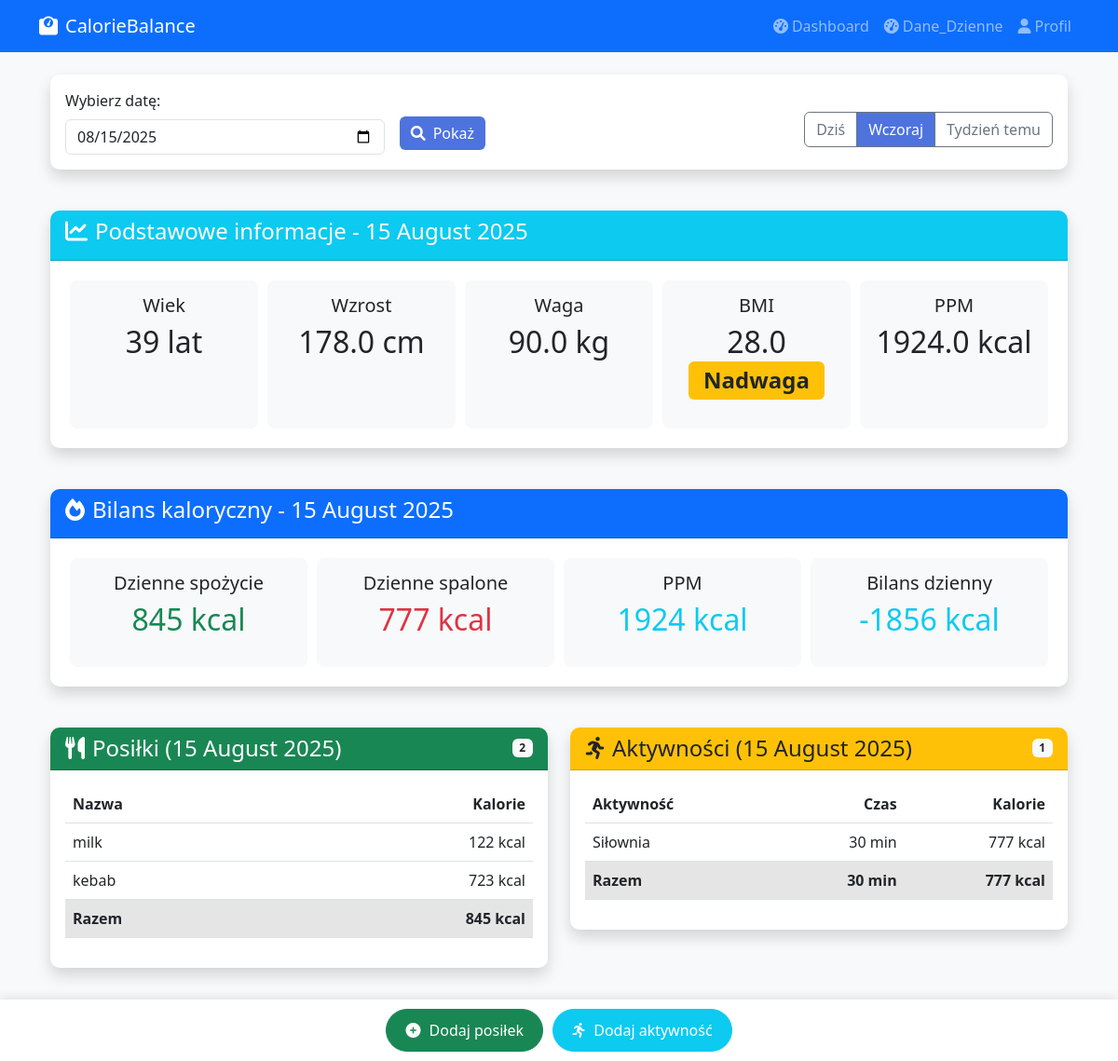
The app's page /daily-summary/?date=2025-08-15 (signed in) with its own data.
### calorie_tracker/models.py (models this page shows, shortened)
class UserProfile(models.Model):
    user = models.OneToOneField(User, on_delete=models.CASCADE)
    first_name = models.CharField(max_length=30, blank=True)
    last_name = models.CharField(max_length=30, blank=True)
    email = models.EmailField(blank=True)
    weight = models.FloatField(null=True, blank=True)
    height = models.FloatField(null=True, blank=True)
    date_of_birth = models.DateField(null=True, blank=True)
    GENDER_CHOICES = (
        ('M', 'Mężczyzna'),
        ('K', 'Kobieta'),
    )
    gender = models.CharField(max_length=1, choices=GENDER_CHOICES, null=True, blank=True,default='M')

class Meal(models.Model):
    user = models.ForeignKey(User, on_delete=models.CASCADE)
    calories = models.FloatField()
    meal = models.CharField(max_length=100)
    protein = models.FloatField(default=0)
    carbs = models.FloatField(default=0)
    fat = models.FloatField(default=0)
    serving_qty = models.FloatField(default=0)
    serving_unit = models.CharField(max_length=50, blank=True)
    date = models.DateField()
    raw_api_data = models.JSONField(null=True, blank=True)
    class Meta:
        ordering = ['-date', '-id']  # Domyślne sortowanie

class Activity(models.Model):
    ACTIVITY_CHOICES = [
        ('RUN', 'Bieganie'),
        ('SWIM', 'Pływanie'),
        ('CYCLE', 'Jazda na rowerze'),
        ('GYM', 'Siłownia'),
        ('WALKING', 'Spacer'),
        ('Hiking', 'Chodzenie po górach'),
        ('Climbing', 'Wspinaczka'),
        ('OTHER', 'Inne')
    ]
    user = models.ForeignKey(User, on_delete=models.CASCADE)
    activity_type = models.CharField(
        max_length=20,
        choices=ACTIVITY_CHOICES,
        default='OTHER'  # Dodajemy domyślną wartość
    )
    duration = models.PositiveIntegerField(default=30)  # w minutach
    calories_burned = models.PositiveIntegerField()
    date = models.DateField()
    notes = models.TextField(blank=True)

### calorie_tracker/views.py (the view)
# urls.py: path('daily-summary/', daily_summary_view, name='daily-summary-html'),
def daily_summary_view(request):
    user = request.user
    profile = getattr(user, 'userprofile', None)
    selected_date_str = request.GET.get('date')
    if selected_date_str:
        try:
            selected_date = date.fromisoformat(selected_date_str)
        except (ValueError, TypeError):
            selected_date = date.today()
    else:
        selected_date = date.today()
    meals = Meal.objects.filter(user=user, date=selected_date).order_by('-id')
    activities = Activity.objects.filter(user=user, date=selected_date).order_by('-id')
    ppm = calculate_ppm(profile) if profile else None
    total_eaten = sum(meal.calories for meal in meals)
    total_burned = sum(activity.calories_burned for activity in activities)
    total_activity_duration = sum(activity.duration for activity in activities)
    balance = total_eaten - total_burned - ppm
    age = calculate_age(profile.date_of_birth) if profile.date_of_birth else None
    bmi = None
    if profile and profile.weight and profile.height:
        height_m = profile.height / 100
        bmi = calculate_bmi(profile.weight, height_m)
    context = {
        'today': date.today(),
        'yesterday': date.today() - timedelta(days=1),
        'week_ago': date.today() - timedelta(days=7),
        'selected_date': selected_date,
        'total_eaten': total_eaten,
        'total_burned': total_burned,
        'total_activity_duration': total_activity_duration,
        'balance': round(balance,0) if balance else None,
        'meals': meals,
        'activities': activities,
        'bmi': round(bmi,0) if bmi else None,
        'ppm': round(ppm,0)if ppm else None,
        'height': profile.height if profile else None,
        'weight': profile.weight if profile else None,
        'age':age
    }
    return render(request, "daily_summary.html", context)

### calorie_tracker/views.py (called while the page is built)
def calculate_age(birth_date):
    today = date.today()
    return today.year - birth_date.year - ((today.month, today.day) < (birth_date.month, birth_date.day))

def calculate_ppm(profile):
    if profile.date_of_birth and profile.weight and profile.height and profile.gender:
        age = calculate_age(profile.date_of_birth)
        if profile.gender == 'F':
            return 655 + (9.6 * profile.weight) + (1.8 * profile.height) - (4.7 * age)
        else:
            return 66 + (13.7 * profile.weight) + (5 * profile.height) - (6.8 * age)
    return None

def calculate_bmi(weight: float, height: float) -> float:
    return weight / (height ** 2)

### templates/daily_summary.html (shortened to what this page needs)
{% extends "base.html" %}
{% block content %}
<div class="container mt-4">
    <div class="row mb-4">
        <div class="col-md-12">
            <div class="card shadow">
                <div class="card-body">
                    <form method="get" class="row g-3 align-items-center">
                        <div class="col-md-4">
                            <label for="datePicker" class="form-label">Wybierz datę:</label>
                            <input type="date" class="form-control" id="datePicker" name="date"
                                   value="{{ selected_date|date:'Y-m-d' }}" max="{{ today|date:'Y-m-d' }}">
                        </div>
                        <div class="col-md-2">
                            <button type="submit" class="btn btn-primary mt-4">
                                <i class="fas fa-search me-2"></i>Pokaż
                            </button>
                        </div>
                        <div class="col-md-6 text-end">
                            <div class="btn-group mt-3">
                                <a href="?date={{ today|date:'Y-m-d' }}" class="btn btn-outline-secondary {% if selected_date == today %}active{% endif %}">
                                    Dziś
                                </a>
                                <a href="?date={{ yesterday|date:'Y-m-d' }}" class="btn btn-outline-secondary {% if selected_date == yesterday %}active{% endif %}">
                                    Wczoraj
                                </a>
                                <a href="?date={{ week_ago|date:'Y-m-d' }}" class="btn btn-outline-secondary {% if selected_date == week_ago %}active{% endif %}">
                                    Tydzień temu
                                </a>
                            </div>
                        </div>
                    </form>
                </div>
            </div>
        </div>
    </div>
    {% with formatted_date=selected_date|date:"j E Y" %}
    <div class="row mb-4">
        <div class="col-md-12">
            <div class="card shadow">
                <div class="card-header bg-info text-white">
                    <h4><i class="fas fa-chart-line me-2"></i>Podstawowe informacje - {{ formatted_date }}</h4>
                </div>
                <div class="card-body">
                    <div class="d-flex justify-content-between text-center flex-wrap">
                        <div class="info-box">
                            <h5>Wiek</h5>
                            <p class="display-6">{{ age|default:"-" }} lat</p>
                        </div>
                        <div class="info-box">
                            <h5>Wzrost</h5>
                            <p class="display-6">{{ height|default:"-" }} cm</p>
                        </div>
                        <div class="info-box">
                            <h5>Waga</h5>
                            <p class="display-6">{{ weight|default:"-" }} kg</p>
                        </div>
                        <div class="info-box">
                            <h5>BMI</h5>
                            <p class="display-6">
                                {% if bmi %}
                                    {{ bmi|floatformat:"1" }}
                                    {% if bmi < 18.5 %}
                                        <span class="badge bg-info">Niedowaga</span>
                                    {% elif bmi < 25 %}
                                        <span class="badge bg-success">Prawidłowe</span>
                                    {% elif bmi < 30 %}
                                        <span class="badge bg-warning text-dark">Nadwaga</span>
                                    {% else %}
                                        <span class="badge bg-danger">Otyłość</span>
                                    {% endif %}
                                {% else %}
                                    <span class="text-muted">Brak danych</span>
                                {% endif %}
                            </p>
                        </div>
                        <div class="info-box">
                            <h5>PPM</h5>
                            <p class="display-6">{{ ppm|default:"-" }} kcal</p>
                        </div>
                    </div>
                </div>
            </div>
        </div>
    </div>
    <div class="row mb-4">
        <div class="col-md-12">
            <div class="card shadow">
                <div class="card-header bg-primary text-white">
                    <h4><i class="fas fa-fire me-2"></i>Bilans kaloryczny - {{ formatted_date }}</h4>
                </div>
                <div class="card-body">
                    <div class="d-flex justify-content-between text-center flex-wrap">
                        <div class="info-box">
                            <h5>Dzienne spożycie</h5>
                            <p class="display-6 text-success">{{ total_eaten|floatformat:"0" }} kcal</p>
                        </div>
                        <div class="info-box">
                            <h5>Dzienne spalone</h5>
                            <p class="display-6 text-danger">{{ total_burned|floatformat:"0" }} kcal</p>
                        </div>
                        <div class="info-box">
                            <h5>PPM</h5>
                            {% if ppm %}
                                <p class="display-6 text-info">{{ ppm|floatformat:"0" }} kcal</p>
                            {% else %}
                                <p class="display-6 text-muted">Brak danych</p>
                            {% endif %}
                        </div>
                        <div class="info-box">
                            <h5>Bilans dzienny</h5>
                            <p class="display-6 {% if balance > 0 %}text-warning{% else %}text-info{% endif %}">
                                {{ balance|floatformat:"0" }} kcal
                            </p>
                        </div>
                    </div>
                </div>
            </div>
        </div>
    </div>
    <div class="row mt-4">
        <div class="col-md-6">
            <div class="card shadow">
                <div class="card-header bg-success text-white">
                    <div class="d-flex justify-content-between align-items-center">
                        <h4 class="mb-0"><i class="fas fa-utensils me-2"></i>Posiłki ({{ formatted_date }})</h4>
                        <span class="badge bg-light text-dark">{{ meals.count }}</span>
                    </div>
                </div>
                <div class="card-body">
                    {% if meals %}
                    <div class="table-responsive">
                        <table class="table text-nowrap">
                            <thead>
                                <tr>
                                    <th>Nazwa</th>
                                    <th class="text-end">Kalorie</th>
                                </tr>
                            </thead>
                            <tbody>
                                {% for meal in meals %}
                                <tr>
                                    <td>{{ meal.meal }}</td>
                                    <td class="text-end">{{ meal.calories|floatformat:"0" }} kcal</td>
                                </tr>
                                {% endfor %}
                            </tbody>
                            <tfoot>
                                <tr class="table-active">
                                    <th>Razem</th>
                                    <th class="text-end">{{ total_eaten|floatformat:"0" }} kcal</th>
                                </tr>
                            </tfoot>
                        </table>
                    </div>
                    {% else %}
                    <div class="alert alert-info mb-0">
                        <i class="fas fa-info-circle me-2"></i>Brak posiłków w wybranym dniu
                    </div>
                    {% endif %}
                </div>
            </div>
        </div>
        <div class="col-md-6">
            <div class="card shadow">
                <div class="card-header bg-warning text-dark">
                    <div class="d-flex justify-content-between align-items-center">
                        <h4 class="mb-0"><i class="fas fa-running me-2"></i>Aktywności ({{ formatted_date }})</h4>
                        <span class="badge bg-light text-dark">{{ activities.count }}</span>
                    </div>
                </div>
                <div class="card-body">
                    {% if activities %}
                    <div class="table-responsive">
                        <table class="table text-nowrap">
                            <thead>
                                <tr>
                                    <th>Aktywność</th>
                                    <th class="text-end">Czas</th>
                                    <th class="text-end">Kalorie</th>
                                </tr>
                            </thead>
                            <tbody>
                                {% for activity in activities %}
                                <tr>
                                    <td>{{ activity.get_activity_type_display }}</td>
                                    <td class="text-end">{{ activity.duration }} min</td>
                                    <td class="text-end">{{ activity.calories_burned|floatformat:"0" }} kcal</td>
                                </tr>
                                {% endfor %}
                            </tbody>
                            <tfoot>
                                <tr class="table-active">
                                    <th>Razem</th>
                                    <th class="text-end">{{ total_activity_duration|default:"0" }} min</th>
                                    <th class="text-end">{{ total_burned|floatformat:"0" }} kcal</th>
                                </tr>
                            </tfoot>
                        </table>
                    </div>
                    {% else %}
                    <div class="alert alert-info mb-0">
                        <i class="fas fa-info-circle me-2"></i>Brak aktywności w wybranym dniu
                    </div>
                    {% endif %}
                </div>
            </div>
        </div>
    </div>
    {% endwith %}
</div>
{% endblock %}

### templates/base.html (style rules this page uses)
body { background-color: #f8f9fa; font-family: 'Segoe UI', Tahoma, Geneva, Verdana, sans-serif; padding-bottom: 80px; }
.card { border: none; box-shadow: 0 4px 6px rgba(0, 0, 0, 0.1); border-radius: 10px; }
.card-header { background-color: #4e73df; color: white; }
.btn-primary { background-color: #4e73df; border: none; }
.form-label { font-weight: 500; }

### templates/daily_summary.html (style rules this page uses)
.card { border-radius: 10px; margin-bottom: 20px; }
.card-header { border-radius: 10px 10px 0 0 !important; }
.display-6 { font-size: 2rem; font-weight: 300; }
.table tfoot { font-weight: bold; }
#datePicker { cursor: pointer; }
.btn-group .btn.active { background-color: #4e73df; color: white; }
.info-box { flex: 1; min-width: 120px; margin: 5px; padding: 15px; background-color: #f8f9fa; border-radius: 8px; }

### records on screen
UserProfile: height "178.0", weight "90.0"
Meal: meal "milk", calories "122"
Meal: meal "kebab", calories "723"
Activity: activity_type "Siłownia", duration "30", calories_burned "777"

### other values on screen
{{ age|default:"-" }} "39"
{{ bmi|floatformat:"1" }} "28.0"
{{ ppm|default:"-" }} "1924.0"
{{ total_eaten|floatformat:"0" }} "845"
{{ total_burned|floatformat:"0" }} "777"
{{ ppm|floatformat:"0" }} "1924"
{{ balance|floatformat:"0" }} "-1856"
{{ meals.count }} "2"
{{ activities.count }} "1"
{{ total_activity_duration|default:"0" }} "30"
